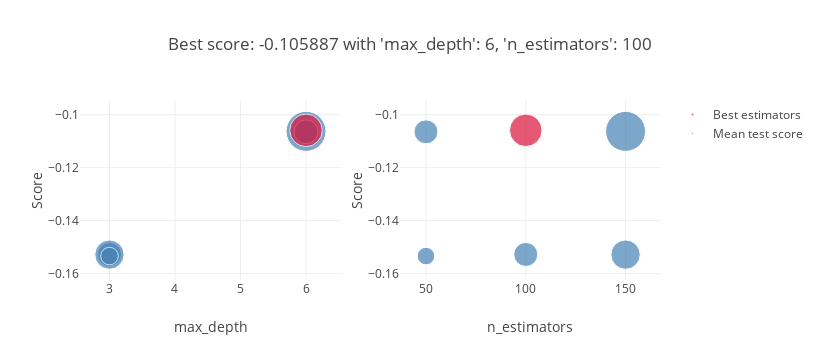

The notebook cell this image was saved under:
### Code cell
# Plotting the results of the search with different parameters
cv_results = pd.DataFrame(grid_search.cv_results_).sort_values(by=['rank_test_score', 'mean_fit_time'])
detailed_results["RandomForest"] = cv_results.iloc[0]
plot_grid_search(grid_result)

### Figure 1 — Plotly figure (JSON) as saved in the notebook; plotly's stock layout.template omitted (floating-point values rounded to 4 significant figures)
{"data": [{"marker": {"color": "SteelBlue", "size": [4.102, 1.466, 1.48, 2.202, 0.7909], "sizemin": 4, "sizemode": "area", "sizeref": 0.005127}, "mode": "markers", "name": "Mean test score", "showlegend": true, "text": ["'max_depth': 6,<br /> 'n_estimators': 150", "'max_depth': 6,<br /> 'n_estimators': 50", "'max_depth': 3,<br /> 'n_estimators': 100", "'max_depth': 3,<br /> 'n_estimators': 150", "'max_depth': 3,<br /> 'n_estimators': 50"], "type": "scatter", "x": [6, 6, 3, 3, 3], "xaxis": "x", "y": [-0.1063, -0.1065, -0.1528, -0.1528, -0.1534], "yaxis": "y"}, {"marker": {"color": "Crimson", "size": [2.714], "sizemin": 4, "sizemode": "area", "sizeref": 0.005127}, "mode": "markers", "name": "Best estimators", "showlegend": true, "text": ["{'max_depth': 6, 'n_estimators': 100}"], "type": "scatter", "x": [6], "xaxis": "x", "y": [-0.1059], "yaxis": "y"}, {"marker": {"color": "SteelBlue", "size": [4.102, 1.466, 1.48, 2.202, 0.7909], "sizemin": 4, "sizemode": "area", "sizeref": 0.005127}, "mode": "markers", "name": "Mean test score", "showlegend": false, "text": ["'max_depth': 6,<br /> 'n_estimators': 150", "'max_depth': 6,<br /> 'n_estimators': 50", "'max_depth': 3,<br /> 'n_estimators': 100", "'max_depth': 3,<br /> 'n_estimators': 150", "'max_depth': 3,<br /> 'n_estimators': 50"], "type": "scatter", "x": [150, 50, 100, 150, 50], "xaxis": "x2", "y": [-0.1063, -0.1065, -0.1528, -0.1528, -0.1534], "yaxis": "y2"}, {"marker": {"color": "Crimson", "size": [2.714], "sizemin": 4, "sizemode": "area", "sizeref": 0.005127}, "mode": "markers", "name": "Best estimators", "showlegend": false, "text": ["{'max_depth': 6, 'n_estimators': 100}"], "type": "scatter", "x": [100], "xaxis": "x2", "y": [-0.1059], "yaxis": "y2"}], "layout": {"height": 360, "hovermode": "closest", "legend": {"traceorder": "reversed"}, "title": {"text": "Best score: -0.105887 with 'max_depth': 6, 'n_estimators': 100"}, "width": 820, "xaxis": {"anchor": "y", "domain": [0, 0.45], "title": {"text": "max_depth"}}, "xaxis2": {"anchor": "y2", "domain": [0.55, 1], "title": {"text": "n_estimators"}}, "yaxis": {"anchor": "x", "domain": [0, 1], "title": {"text": "Score"}}, "yaxis2": {"anchor": "x2", "domain": [0, 1], "title": {"text": "Score"}}}}
